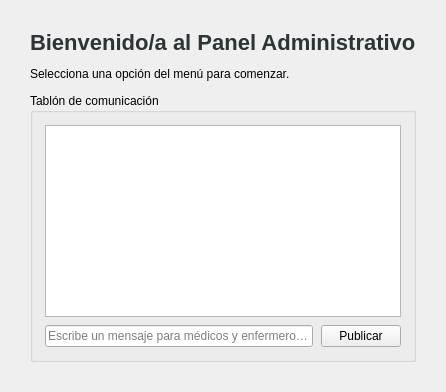
        <widget class="QWidget" name="page_inicio">
         <layout class="QVBoxLayout" name="inicioLayout">
          <property name="leftMargin"><number>30</number></property>
          <property name="topMargin"><number>30</number></property>
          <property name="rightMargin"><number>30</number></property>
          <property name="bottomMargin"><number>30</number></property>
          <property name="spacing"><number>12</number></property>
          <item>
           <widget class="QLabel" name="lbl_bienvenida_titulo">
            <property name="text"><string>Bienvenido/a al Panel Administrativo</string></property>
            <property name="styleSheet"><string>font-family: 'Segoe UI Black'; font-size: 22px; font-weight: bold; color: #2d3436;</string></property>
           </widget>
          </item>
          <item>
           <widget class="QLabel" name="lbl_bienvenida_sub">
            <property name="class" stdset="0"><string>sectionSub</string></property>
            <property name="text"><string>Selecciona una opción del menú para comenzar.</string></property>
           </widget>
          </item>

          <!-- ── Tablón de comunicación ── -->
          <item>
           <widget class="QGroupBox" name="groupBox_tablon">
            <property name="title"><string>Tablón de comunicación</string></property>
            <layout class="QVBoxLayout" name="tablonLayout">
             <property name="leftMargin"><number>12</number></property>
             <property name="topMargin"><number>12</number></property>
             <property name="rightMargin"><number>12</number></property>
             <property name="bottomMargin"><number>12</number></property>
             <property name="spacing"><number>8</number></property>

             <!-- Lista de mensajes -->
             <item>
              <widget class="QListWidget" name="list_tablon">
               <property name="alternatingRowColors"><bool>true</bool></property>
               <property name="selectionMode"><enum>QAbstractItemView::NoSelection</enum></property>
              </widget>
             </item>

             <!-- Fila inferior: campo de texto + botón enviar -->
             <item>
              <layout class="QHBoxLayout" name="tablonInputLayout">
               <property name="spacing"><number>8</number></property>
               <item>
                <widget class="QLineEdit" name="input_tablon">
                 <property name="placeholderText"><string>Escribe un mensaje para médicos y enfermeros...</string></property>
                </widget>
               </item>
               <item>
                <widget class="QPushButton" name="btn_enviar_tablon">
                 <property name="text"><string>Publicar</string></property>
                 <property name="minimumWidth"><number>100</number></property>
                </widget>
               </item>
              </layout>
             </item>

            </layout>
           </widget>
          </item>

         </layout>
        </widget>
